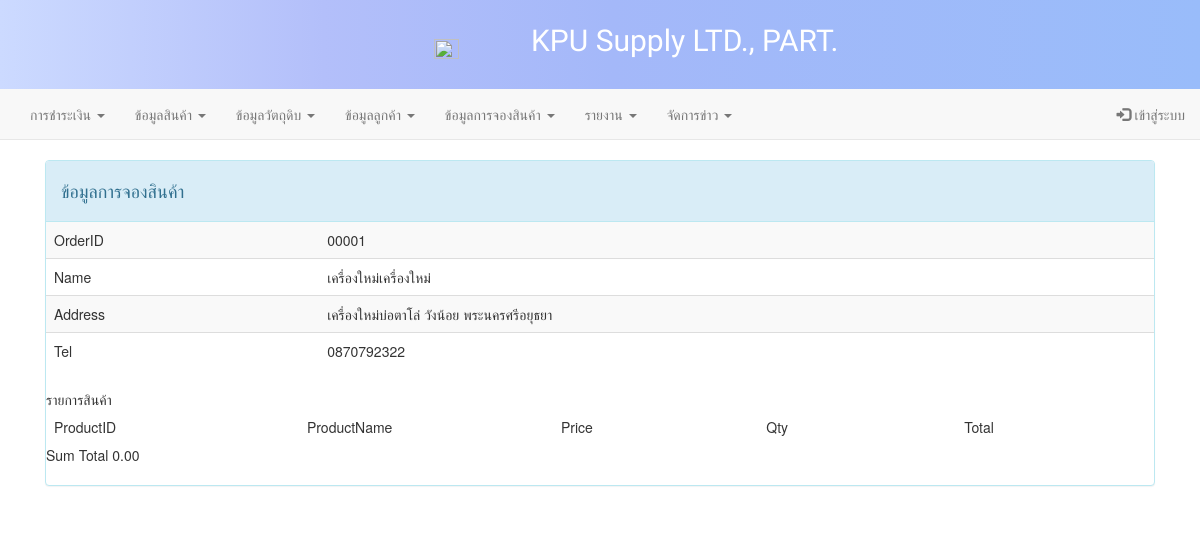
The app's page /admin/cart_view_order.php?OrderID=1 with its own data.
### tables this page shows
CREATE TABLE `customer` (
  `c_id` int(11) NOT NULL,
  `username` varchar(50) NOT NULL,
  `password` varchar(50) NOT NULL,
  `fristname` varchar(50) NOT NULL,
  `lastname` varchar(50) NOT NULL,
  `address` varchar(300) NOT NULL,
  `province` varchar(50) NOT NULL,
  `amphur` varchar(50) NOT NULL,
  `districts` varchar(50) NOT NULL,
  `tel` varchar(10) NOT NULL,
  `department` varchar(50) NOT NULL,
  `c_status` varchar(1) NOT NULL,
  `level` int(1) NOT NULL
);

CREATE TABLE `orders` (
  `OrderID` int(5) UNSIGNED ZEROFILL NOT NULL,
  `OrderDate` datetime NOT NULL,
  `customer_id` int(10) NOT NULL
);

CREATE TABLE `districts` (
  `DISTRICT_ID` int(11) NOT NULL,
  `DISTRICT_CODE` varchar(6) NOT NULL,
  `DISTRICT_NAME` varchar(150) NOT NULL,
  `AMPHUR_ID` int(11) NOT NULL DEFAULT '0',
  `PROVINCE_ID` int(11) NOT NULL DEFAULT '0',
  `GEO_ID` int(11) NOT NULL DEFAULT '0'
);

CREATE TABLE `amphur` (
  `AMPHUR_ID` int(5) NOT NULL,
  `AMPHUR_CODE` varchar(4) NOT NULL,
  `AMPHUR_NAME` varchar(150) NOT NULL,
  `GEO_ID` int(5) NOT NULL DEFAULT '0',
  `PROVINCE_ID` int(5) NOT NULL DEFAULT '0'
);

CREATE TABLE `province` (
  `PROVINCE_ID` int(5) NOT NULL,
  `PROVINCE_CODE` varchar(2) NOT NULL,
  `PROVINCE_NAME` varchar(150) NOT NULL,
  `GEO_ID` int(5) NOT NULL DEFAULT '0'
);

### admin/cart_view_order.php (the view, shortened to what this page needs)
<!DOCTYPE html>
<html lang="en">
<head>
  <link rel="stylesheet" href="../asset\css\bootstrap.css">
  <link rel="stylesheet" href="https://maxcdn.bootstrapcdn.com/font-awesome/4.4.0/css/font-awesome.min.css">
  <link rel="stylesheet" type="text/css" href="../DataTables/datatables.min.css" />
</head>
<body>
  <?php include("menu.php"); ?>
  <?php
$serverName = "localhost";
$userName = "root";
$userPassword = "";
$dbName = "my_project";
$objCon = mysqli_connect($serverName,$userName,$userPassword,$dbName);
mysqli_set_charset($objCon,"utf8");
  $strSQL = "SELECT * FROM customer,orders,amphur,province,districts WHERE customer.c_id = orders.customer_id AND customer.province = province.PROVINCE_ID AND customer.amphur = amphur.AMPHUR_ID AND customer.districts = districts.DISTRICT_ID AND OrderID = '".$_GET["OrderID"]."' ";
  $objQuery = mysqli_query($objCon,$strSQL);
  $objResult = $objResult = mysqli_fetch_array($objQuery,MYSQLI_ASSOC);
?>
  <div class="container">
    <div class="col-md-12">
      <div class="panel panel-info">
        <div class="panel-heading">
          <div class="panel-title">
            <h4>
              <span aria-hidden="true"></span>ข้อมูลการจองสินค้า</h4>
          </div>
        </div>
        <table class="table table-striped">
          <tr>
            <td width="71">OrderID</td>
            <td width="217">
              <?=$objResult["OrderID"];?>
            </td>
          </tr>
          <tr>
            <td width="71">Name</td>
            <td width="217">
              <?=$objResult["fristname"].$objResult["lastname"];?>
            </td>
          </tr>
          <tr>
            <td>Address</td>
            <td>
              <?=$objResult["address"].$objResult["DISTRICT_NAME"].$objResult["AMPHUR_NAME"].$objResult["PROVINCE_NAME"];?>
            </td>
          </tr>
          <tr>
            <td>Tel</td>
            <td>
              <?=$objResult["tel"];?>
            </td>
          </tr>
        </table>
        <br>
        รายการสินค้า
        <br>
        <table class="table table-striped">
        <thead>
          <tr>
            <td width="101">ProductID</td>
            <td width="82">ProductName</td>
            <td width="82">Price</td>
            <td width="79">Qty</td>
            <td width="79">Total</td>
          </tr>
          </thead>
          <?php
$SumTotal = 0;
	  ?>
        </table>
        Sum Total
        <?php echo number_format($SumTotal,2);?>
        <br>
        <br>
      </div>
    </div>
  </div>
</body>
</html>

### records on screen
customer: orders.OrderID "00001", fristname "เครื่องใหม่", lastname "เครื่องใหม่", address "เครื่องใหม่", districts.DISTRICT_NAME "บ่อตาโล่", amphur.AMPHUR_NAME "วังน้อย", province.PROVINCE_NAME "พระนครศรีอยุธยา", tel "0870792322"

### other values on screen
$SumTotal "0.00"
